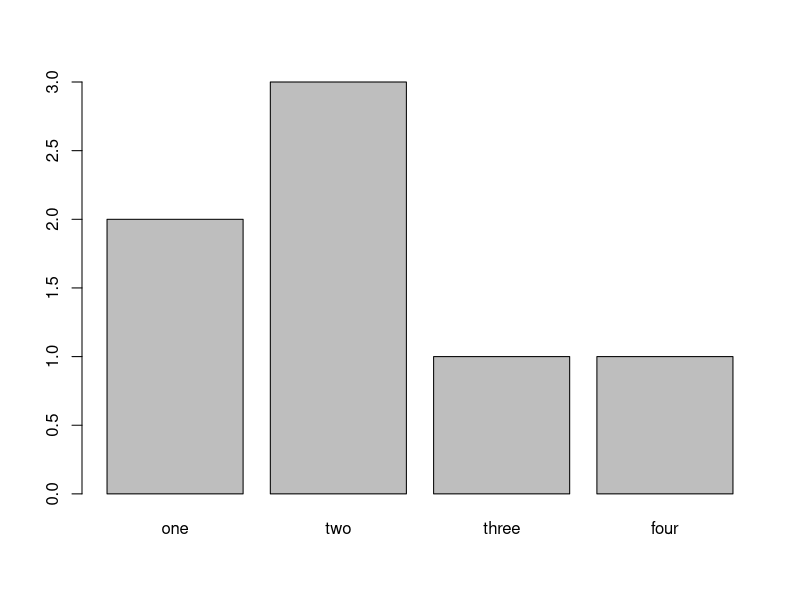

This figure's R source:
# File:     02_DataTypes.R

# DATA TYPES ###############################################

# Numeric

n1 <- 15  # Double precision by default
n1
typeof(n1)
class(n1)

n2 <- 1.5
n2
typeof(n2)
class(n2)

n3 <- NA
typeof(n3)
is.na(n3)
# Character

c1 <- "c"
c1
typeof(c1)
class(c1)

c2 <- "a string of text"
c2
typeof(c2)
class(c2)

# Logical

l1 <- TRUE
l1
typeof(l1)
class(l1)

l2 <- F
l2
typeof(l2)
class(l2)

# DATA STRUCTURES ##########################################
# Data Structures are * Vectors * Lists * Matrices * Arrays * Data frame * FACTORS

## Vector ==================================================

v1 <- c(1, 2, 3, 4, 5)
v1
typeof(v1)
is.vector(v1)

v2 <- c("a", "b", "c")
v2
is.vector(v2)

v3 <- c(TRUE, TRUE, FALSE, FALSE, TRUE)
v3
is.vector(v3)

## Matrix ==================================================

m1 <- matrix(c(T, T, F, F, T, F), nrow = 2)
m1

m2 <- matrix(c("a", "b", 
               "c", "d"), 
               nrow = 2,
               byrow = T)
m2
m2[1]
## Array ===================================================

# Give data, then dimensions (rows, columns, tables)
a1 <- array(c(1:24), c(4, 3, 2))
a1

## Data Frame ==============================================
?data.frame
x <- data.frame("SN" = 1:3, "Name" = c("A","B","C"))
str(x)   

# Can combine vectors of the same length
# data frame is like a spreadsheet
# Columns (aka: variables) are vectors
# Rows (aka: observations) are lists and must contain an equal number of columns

I.am.a.vector <- c(1,2,3,4,5,6)
I.am.also.a.vector <- c("twas","brillig","and","the","slithey","toves")
many.months <- month.abb[1:6] # e.g. jan, feb, mar, apr, may, jun

I.am.a.dataframe <- data.frame(I.am.a.vector,I.am.also.a.vector,many.months)
class(I.am.a.dataframe)
is.data.frame(I.am.a.dataframe)

# vectors need to have identical lengths (lengths aka "observations")
I.am.a.short.vector <- c(1:5)
#I.am.a.failure <- data.frame(I.am.a.vector,I.am.a.short.vector) #oops - different # of rows


vNumeric   <- c(1, 2, 3)
vCharacter <- c("a", "b", "c")
vLogical   <- c(T, F, T)

?cbind

df1 <- cbind(vNumeric, vCharacter, vLogical)
df1  # Coerces all values to most basic data type
class(df1)

df2 <- as.data.frame(cbind(vNumeric, vCharacter, vLogical))
df2  # Makes a data frame with three different data types
class(df2)

#  vector from Monday to Friday
vector <- c(140, -50, 20, -120, 240)
vector


# MISSING VALUES (NA)
vector1 = c(13.5,15, 40, NA)
vector1
is.na(vector1)

## Name the vectors
names(vector) <- c("Mon","Tues","Wed","Thur","Fri")
vector

vector <- c("Mon"= 140,"Tues"=-50, "Wed"= 20, "Thur"= -120, "Fri"=240)
View(vector)
vector <- c(Mon= 140,Tues=-50, Wed= 20, Thur= -120, Fri=240)
vector


## First, just an example
A_vector <- c(1, 2, 3)
B_vector <- c(4, 5, 6)

# Take the sum of A_vector and B_vector
total_vector <- A_vector + B_vector
total_vector

## List ====================================================
?list
# special type of a vector that can sotre mixed types

o1 <- c(1, 2, 3)
o2 <- c("a", "b", "c", "d")
o3 <- c(T, F, T, T, F)
vector <- c(o1, o2, o3)
list1 <- list(o1, o2, o3)

str(vector)
str(list1)

list1

list2 <- list(o1, o2, o3, list1)  # Lists within lists!
list2

## Factors ====================================================

# Factors are lists of unique values, Stored as integers
I.am.a.vector <- c("blue","black","green","white","black","blue","blue") # color of cars passing my window
I.am.a.factor <- factor(I.am.a.vector)


I.am.a.vector # notice the repeat of blue and black
I.am.a.factor 
View(I.am.a.factor)
levels(I.am.a.factor) # no repeat! Efficient storage.

levels(I.am.a.factor) <- c("one","two","three","four")
I.am.a.factor 

table(I.am.a.factor) # count frequency of values. table is a collection of factors
nlevels(I.am.a.factor) # NUMBER of unique values
unique(I.am.a.factor)
barplot(table(I.am.a.factor)) # extra credit
levels(ordered(I.am.a.factor))

sum(table(factor(I.am.a.vector,exclude = "blue"))) # count all cars except blue cars

# COERCING TYPES Changing DataType ###########################################

## Automatic Coercion ======================================

# Goes to "least restrictive" data type

(coerce1 <- c(1, "b", TRUE))
typeof(coerce1)

## Coerce Numeric to Integer ===============================

(coerce2 <- 5)
typeof(coerce2)

(coerce3 <- as.integer(5))
typeof(coerce3)

## Coerce Character to Numeric =============================

(coerce4 <- c("1", "2", "3"))
typeof(coerce4)

(coerce5 <- as.numeric(c("1", "2", "3")))
typeof(coerce5)

## Coerce Matrix to Data Frame =============================

(coerce6 <- matrix(1:9, nrow= 3))
is.matrix(coerce6)

(coerce7 <- as.data.frame(matrix(1:9, nrow= 3)))
is.data.frame(coerce7)



